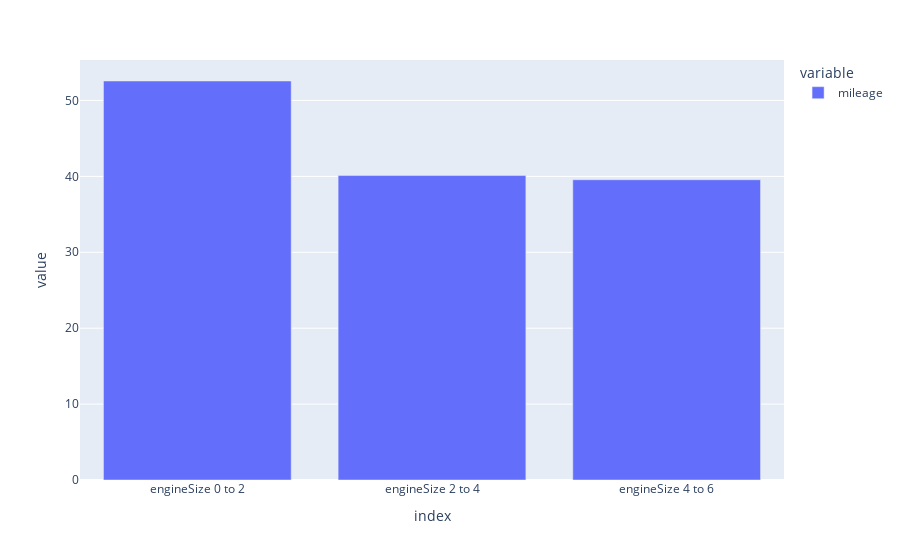

The cell this chart's notebook holds for it:
### Markdown cell above
We can see that the price of a car increases as the size of the engine it uses increases.

### Code cell
mpg_engine0to2= audi_df[audi_df.engineSize<=2].mpg.mean()
mpg_engine2to4 = audi_df[(audi_df.engineSize>2) & (audi_df.engineSize<=4)].mpg.mean()
mpg_engine4to6 = audi_df[(audi_df.engineSize>2) & (audi_df.engineSize<=6)].mpg.mean()
df = pd.DataFrame([mpg_engine0to2,mpg_engine2to4,mpg_engine4to6], columns=["mileage"],index=["engineSize 0 to 2","engineSize 2 to 4","engineSize 4 to 6"])
px.bar(df)

### Figure 1 — Plotly figure (JSON) as saved in the notebook; plotly's stock layout.template omitted (floating-point values rounded to 4 significant figures)
{"data": [{"alignmentgroup": "True", "hovertemplate": "variable=mileage<br>index=%{x}<br>value=%{y}<extra></extra>", "legendgroup": "mileage", "marker": {"color": "#636efa"}, "name": "mileage", "offsetgroup": "mileage", "orientation": "v", "showlegend": true, "textposition": "auto", "type": "bar", "x": ["engineSize 0 to 2", "engineSize 2 to 4", "engineSize 4 to 6"], "xaxis": "x", "y": [52.57, 40.11, 39.56], "yaxis": "y"}], "layout": {"barmode": "relative", "legend": {"title": {"text": "variable"}, "tracegroupgap": 0}, "margin": {"t": 60}, "xaxis": {"anchor": "y", "domain": [0, 1], "title": {"text": "index"}}, "yaxis": {"anchor": "x", "domain": [0, 1], "title": {"text": "value"}}}}
